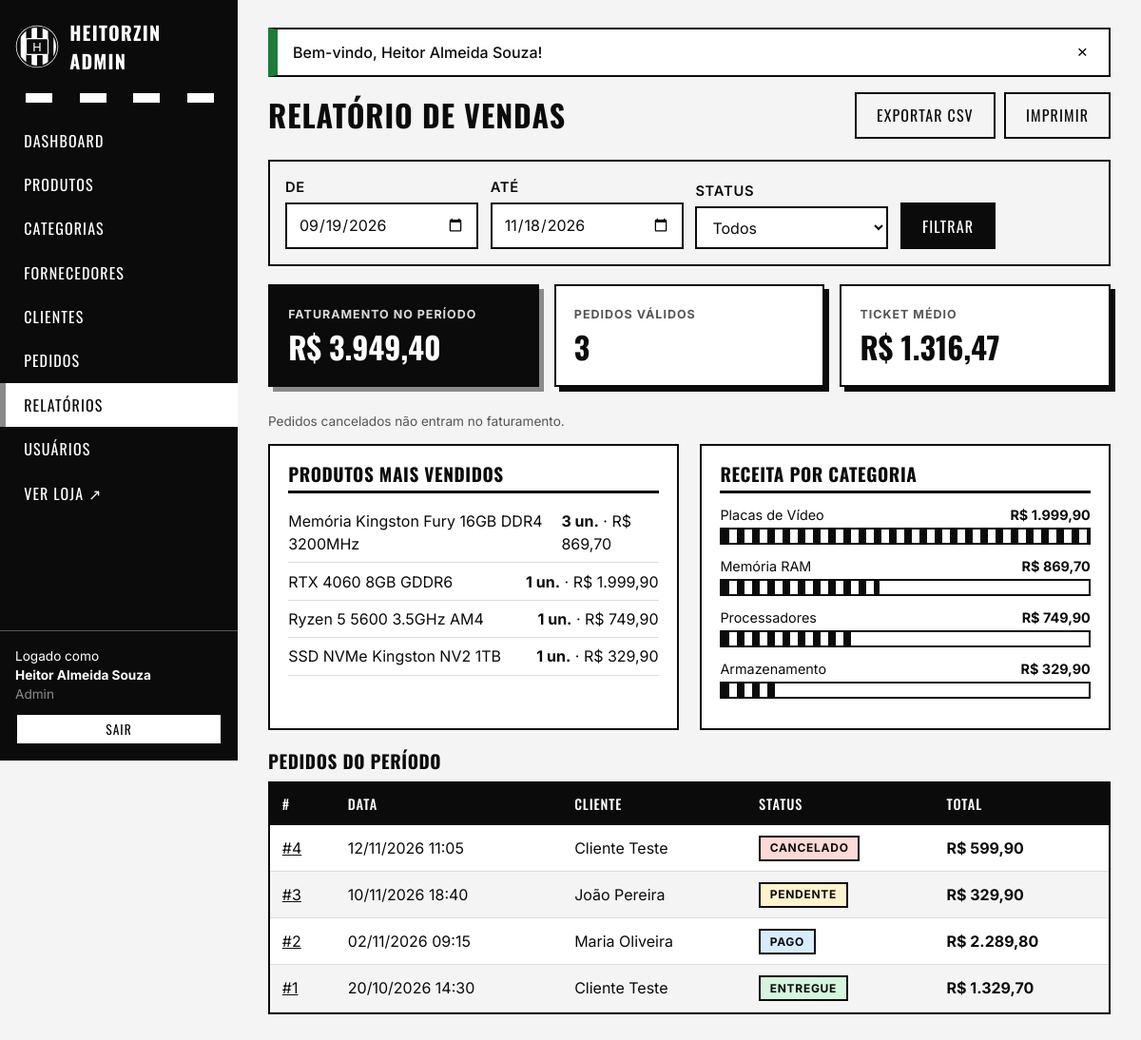
The app's page /index.php?url=admin/relatorios (signed in) with its own data.
### tables this page shows
CREATE TABLE pedidos (
    id          INT UNSIGNED NOT NULL AUTO_INCREMENT,
    cliente_id  INT UNSIGNED NOT NULL,
    status      ENUM('pendente','pago','enviado','entregue','cancelado') NOT NULL DEFAULT 'pendente',
    total       DECIMAL(10,2) NOT NULL DEFAULT 0,
    observacao  VARCHAR(255) NULL,
    criado_em   DATETIME NOT NULL DEFAULT CURRENT_TIMESTAMP,
    PRIMARY KEY (id),
    CONSTRAINT fk_pedidos_cliente
        FOREIGN KEY (cliente_id) REFERENCES clientes(id) ON DELETE RESTRICT
);

CREATE TABLE clientes (
    id          INT UNSIGNED NOT NULL AUTO_INCREMENT,
    nome        VARCHAR(100) NOT NULL,
    email       VARCHAR(120) NOT NULL,
    telefone    VARCHAR(20)  NOT NULL,
    senha       VARCHAR(255) NOT NULL,               
    endereco    VARCHAR(200) NULL,
    cidade      VARCHAR(80)  NULL,
    criado_em   DATETIME NOT NULL DEFAULT CURRENT_TIMESTAMP,
    PRIMARY KEY (id),
    UNIQUE KEY uq_clientes_email (email)
);

### app/core/Controller.php (called while the page is built, shortened)
<?php
abstract class Controller
{
    protected function view(string $view, array $dados = [], string $layout = 'loja'): void
    {
        extract($dados, EXTR_SKIP);
        require ROOT_PATH . '/app/views/' . $view . '.php';
    }
}

### app/controllers/RelatorioController.php (called while the page is built, shortened)
<?php
class RelatorioController extends Controller
{
    public function index(): void
    {
        $de = $this->data($_GET['de'] ?? '', date('Y-m-d', strtotime('-60 days')));
        $ate = $this->data($_GET['ate'] ?? '', date('Y-m-d'));
        $status = (string)($_GET['status'] ?? '');
        $pedidos = new Pedido();
        $vendas = $pedidos->vendasPorPeriodo($de, $ate, $status);
        $validos = array_filter($vendas, fn($v) => $v['status'] !== 'cancelado');
        $this->view('admin/relatorios', [
            'titulo'       => 'Relatório de vendas',
            'de'           => $de,
            'ate'          => $ate,
            'status'       => $status,
            'statusLista'  => Pedido::STATUS,
            'vendas'       => $vendas,
            'faturamento'  => array_sum(array_column($validos, 'total')),
            'qtdValidos'   => count($validos),
            'maisVendidos' => $pedidos->maisVendidos($de, $ate),
            'porCategoria' => $pedidos->receitaPorCategoria($de, $ate),
        ], 'admin');
    }
    private function data(string $valor, string $padrao): string
    {
        $d = DateTime::createFromFormat('Y-m-d', $valor);
        return ($d && $d->format('Y-m-d') === $valor) ? $valor : $padrao;
    }
}

### app/core/Router.php (called while the page is built, shortened)
<?php
class Router
{
    private array $publicas = [
        ''         => ['HomeController', 'index'],
        'loja'     => ['HomeController', 'loja'],
        'produto'  => ['HomeController', 'produto'],
        'carrinho' => ['CarrinhoController', 'index'],
        'login'    => ['AuthController', 'login'],
        'logout'   => ['AuthController', 'logout'],
        'registro' => ['AuthController', 'registro'],
        'conta'    => ['ContaController', 'index'],
    ];
    private array $admin = [
        'dashboard'    => 'DashboardController',
        'produtos'     => 'ProdutoController',
        'categorias'   => 'CategoriaController',
        'fornecedores' => 'FornecedorController',
        'clientes'     => 'ClienteController',
        'usuarios'     => 'UsuarioController',
        'pedidos'      => 'PedidoController',
        'relatorios'   => 'RelatorioController',
    ];
    public function despachar(): void
    {
        $url = trim($_GET['url'] ?? '', '/');
        $seg = $url === '' ? [] : explode('/', $url);
        [$classe, $acao, $params] = $this->resolver($seg);
        try {
            $controller = new $classe();
            $ref = new ReflectionMethod($controller, $acao);
            $controller->$acao(...array_slice($params, 0, $ref->getNumberOfParameters()));
        } catch (TypeError $e) {
            $this->erro404();
        } catch (Throwable $e) {
            error_log($e->getMessage() . ' em ' . $e->getFile() . ':' . $e->getLine());
            http_response_code(500);
            exit('<h1>Erro interno</h1><p>Algo deu errado. Tente novamente.</p>');
        }
    }
    private function resolver(array $seg): array
    {
        $primeiro = $seg[0] ?? '';
        if ($primeiro === 'admin') {
            $recurso = $seg[1] ?? 'dashboard';
            $classe = $this->admin[$recurso] ?? null;
            return [$classe, $seg[2] ?? 'index', array_slice($seg, 3)];
        }
        [$classe, $padrao] = $this->publicas[$primeiro];
        return [$classe, $padrao, array_slice($seg, 1)];
    }
}

### public/index.php (called while the page is built, shortened)
<?php
require ROOT_PATH . '/app/core/helpers.php';
spl_autoload_register(function (string $classe): void {
    foreach (['app/core', 'app/models', 'app/controllers'] as $pasta) {
        $arquivo = ROOT_PATH . "/$pasta/$classe.php";
        if (is_file($arquivo)) {
            return;
        }
    }
});
(new Router())->despachar();

### app/core/Model.php (called while the page is built, shortened)
<?php
abstract class Model
{
    protected PDO $db;
    public function __construct()
    {
        $this->db = Database::getConnection();
    }
    protected function query(string $sql, array $params = []): PDOStatement
    {
        $stmt = $this->db->prepare($sql);
        $stmt->execute($params);
        return $stmt;
    }
}

### app/core/Database.php (called while the page is built, shortened)
<?php
class Database
{
    private static ?PDO $conexao = null;
    public static function getConnection(): PDO
    {
        if (self::$conexao === null) {
            $dsn = sprintf(
                'mysql:host=%s;port=%s;dbname=%s;charset=%s',
                DB_HOST, DB_PORT, DB_NAME, DB_CHARSET
            );
            try {
                self::$conexao = new PDO($dsn, DB_USER, DB_PASS, [
                    PDO::ATTR_ERRMODE            => PDO::ERRMODE_EXCEPTION,
                    PDO::ATTR_DEFAULT_FETCH_MODE => PDO::FETCH_ASSOC,
                    PDO::ATTR_EMULATE_PREPARES   => false,
                ]);
            } catch (PDOException $e) {
                http_response_code(500);
                exit('<h1>Erro de conexão com o banco de dados</h1>'
                    . '<p>Verifique se o MySQL está ligado no XAMPP e se o banco '
                    . '<b>heitorzin_pcs</b> foi importado. Confira também config/config.php.</p>');
            }
        }
        return self::$conexao;
    }
}

### app/models/Pedido.php (called while the page is built, shortened)
<?php
class Pedido extends Model
{
    public function vendasPorPeriodo(string $de, string $ate, string $status = ''): array
    {
        $sql = 'SELECT p.*, c.nome AS cliente
                  FROM pedidos p JOIN clientes c ON c.id = p.cliente_id
                 WHERE DATE(p.criado_em) BETWEEN ? AND ?';
        $params = [$de, $ate];
        return $this->query($sql . ' ORDER BY p.criado_em DESC', $params)->fetchAll();
    }
    public function maisVendidos(string $de, string $ate, int $limite = 10): array
    {
        return $this->query(
            "SELECT pr.nome, SUM(i.quantidade) AS quantidade, SUM(i.quantidade * i.preco_unitario) AS receita
               FROM itens_pedido i
               JOIN pedidos p   ON p.id = i.pedido_id
               JOIN produtos pr ON pr.id = i.produto_id
              WHERE p.status <> 'cancelado' AND DATE(p.criado_em) BETWEEN ? AND ?
              GROUP BY pr.id, pr.nome
              ORDER BY quantidade DESC, receita DESC
              LIMIT " . (int)$limite,
            [$de, $ate]
        )->fetchAll();
    }
    public function receitaPorCategoria(string $de, string $ate): array
    {
        return $this->query(
            "SELECT c.nome, SUM(i.quantidade) AS quantidade, SUM(i.quantidade * i.preco_unitario) AS receita
               FROM itens_pedido i
               JOIN pedidos p   ON p.id = i.pedido_id
               JOIN produtos pr ON pr.id = i.produto_id
               JOIN categorias c ON c.id = pr.categoria_id
              WHERE p.status <> 'cancelado' AND DATE(p.criado_em) BETWEEN ? AND ?
              GROUP BY c.id, c.nome
              ORDER BY receita DESC",
            [$de, $ate]
        )->fetchAll();
    }
}

### app/views/admin/relatorios.php (the view, shortened to what this page needs)
<?php $maxCat = $porCategoria ? max(array_column($porCategoria, 'receita')) : 0; ?>
<div class="admin-topo">
    <h1>Relatório de vendas</h1>
    <div class="admin-topo-acoes">
        <a class="btn btn-outline" href="<?= url('admin/relatorios', ['de' => $de, 'ate' => $ate, 'status' => $status, 'exportar' => 1]) ?>">Exportar CSV</a>
        <button class="btn btn-outline" type="button" onclick="window.print()">Imprimir</button>
    </div>
</div>
<form class="filtros" method="get" action="<?= BASE_URL ?>index.php">
    <div class="campo"><label for="de">De</label><input type="date" id="de" name="de" value="<?= e($de) ?>"></div>
    <div class="campo"><label for="ate">Até</label><input type="date" id="ate" name="ate" value="<?= e($ate) ?>"></div>
    <div class="campo">
        <label for="status">Status</label>
        <select id="status" name="status">
            <option value="">Todos</option>
        </select>
    </div>
    <div class="campo"><button class="btn" type="submit">Filtrar</button></div>
</form>
<div class="cards-resumo">
    <div class="resumo preto"><span class="rot">Faturamento no período</span><span class="num"><?= dinheiro($faturamento) ?></span></div>
    <div class="resumo"><span class="rot">Pedidos válidos</span><span class="num"><?= (int)$qtdValidos ?></span></div>
    <div class="resumo"><span class="rot">Ticket médio</span><span class="num"><?= dinheiro($qtdValidos ? $faturamento / $qtdValidos : 0) ?></span></div>
</div>
<p class="muted small">Pedidos cancelados não entram no faturamento.</p>
<div class="duas-colunas">
    <div class="painel">
        <h3>Produtos mais vendidos</h3>
        <?php if ($maisVendidos): ?>
        <ul class="lista-simples">
            <?php foreach ($maisVendidos as $m): ?>
                <li><span><?= e($m['nome']) ?></span><span><strong><?= (int)$m['quantidade'] ?> un.</strong> &middot; <?= dinheiro($m['receita']) ?></span></li>
            <?php endforeach; ?>
        </ul>
        <?php else: ?><p class="muted">Sem vendas no período.</p><?php endif; ?>
    </div>
    <div class="painel">
        <h3>Receita por categoria</h3>
        <?php foreach ($porCategoria as $c): ?>
            <div class="barra-linha">
                <div class="topo"><span><?= e($c['nome']) ?></span><strong><?= dinheiro($c['receita']) ?></strong></div>
                <div class="barra"><span style="width:<?= $maxCat > 0 ? round($c['receita'] / $maxCat * 100) : 0 ?>%"></span></div>
            </div>
        <?php endforeach; ?>
    </div>
</div>
<h3>Pedidos do período</h3>
<div class="tabela-wrap">
    <table class="tabela">
        <thead><tr><th>#</th><th>Data</th><th>Cliente</th><th>Status</th><th>Total</th></tr></thead>
        <tbody>
        <?php foreach ($vendas as $v): ?>
            <tr>
                <td><a href="<?= url('admin/pedidos/ver/' . (int)$v['id']) ?>">#<?= (int)$v['id'] ?></a></td>
                <td><?= data_br($v['criado_em'], true) ?></td>
                <td><?= e($v['cliente']) ?></td>
                <td><?= badge_status($v['status']) ?></td>
                <td><strong><?= dinheiro($v['total']) ?></strong></td>
            </tr>
        <?php endforeach; ?>
        </tbody>
    </table>
</div>

### app/core/helpers.php (shortened to what this page needs)
<?php
function e($valor): string
{
    return htmlspecialchars((string)($valor ?? ''), ENT_QUOTES, 'UTF-8');
}
function url(string $rota = '', array $query = []): string
{
    $rota = trim($rota, '/');
    if ($rota === '' && !$query) {
        return BASE_URL;
    }
    $params = $rota !== '' ? ['url' => $rota] : [];
    return BASE_URL . 'index.php?' . http_build_query($params + $query);
}
function dinheiro($valor): string
{
    return 'R$ ' . number_format((float)$valor, 2, ',', '.');
}
function data_br(?string $data, bool $hora = false): string
{
    return date($hora ? 'd/m/Y H:i' : 'd/m/Y', strtotime($data));
}
function badge_status(string $status): string
{
    return '<span class="badge badge-' . e($status) . '">' . e(ucfirst($status)) . '</span>';
}

### records on screen
pedidos: id "4", criado_em "12/11/2026 11:05", cliente.nome "Cliente Teste", status "CANCELADO", total "R$ 599,90"
pedidos: id "3", criado_em "10/11/2026 18:40", cliente.nome "João Pereira", status "PENDENTE", total "R$ 329,90"
pedidos: id "2", criado_em "02/11/2026 09:15", cliente.nome "Maria Oliveira", status "PAGO", total "R$ 2.289,80"
pedidos: id "1", criado_em "20/10/2026 14:30", cliente.nome "Cliente Teste", status "ENTREGUE", total "R$ 1.329,70"

### other values on screen
$rotulo "DASHBOARD"
$rotulo "PRODUTOS"
$rotulo "CATEGORIAS"
$rotulo "FORNECEDORES"
$rotulo "CLIENTES"
$rotulo "PEDIDOS"
$rotulo "RELATÓRIOS"
$rotulo "USUÁRIOS"
$u['nome'] "Heitor Almeida Souza"
$u['perfil'] "Admin"
$f['msg'] "Bem-vindo, Heitor Almeida Souza!"
dinheiro($faturamento) "R$ 3.949,40"
$qtdValidos "3"
dinheiro($qtdValidos ? $faturamento / $qtdValidos : 0) "R$ 1.316,47"
$m['nome'] "Memória Kingston Fury 16GB DDR4 3200MHz"
